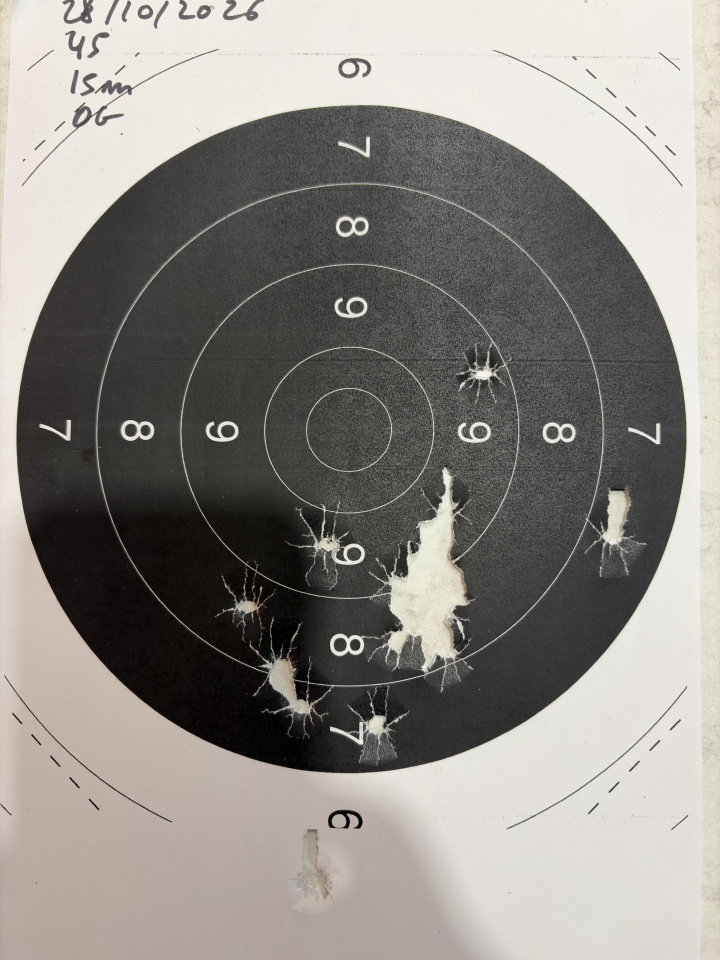
#> input picture samples/1.jpg, 1440 x 1920 px (shown at 1/2 size); its folder holds only this picture in this run
$ python -i detection.py   (imports and definitions only)
#> lines starting #> are read from the running program, lines starting #| are printed output that depends on the picture; after the words box and inside, x2 and y2 are one past the last pixel; in counts of white or black regions, pixels touching at a corner belong together
#> further down, picture is the input picture: shape (1920, 1440, 3); mean B, G, R 133.1, 138.2, 141.5
"""Bullet-hole detection on printed paper targets (OpenCV).

Two target styles are handled by one pipeline:

* Solid black disc (25 m precision pistol style): holes are torn paper that
  shows bright against the black. Inside the disc, "bright" pixels are holes.
* Ring targets (10 m air rifle / pistol cards): white centre, thin rings, wide
  black bands. Holes expose the backing board, which is grey or wood-coloured,
  i.e. neither paper-white nor ink-black, and often saturated in colour.

Pipeline
--------
1. Estimate the paper brightness globally (95th percentile) and locally (a
   grey-level closing that fills small dark objects but follows shadows), so
   uneven lighting does not matter much.
2. Ink mask = pixels far darker than paper. If the largest ink blob is a
   solid, circular disc, remember it (solid-disc style).
3. Candidate hole pixels:
   - mid-tone pixels: darker than the local paper but not ink (grey backing,
     holes on white paper), excluding the inside of a solid disc, where the
     print itself is grey under strong light;
   - saturated pixels (brown wood backing, anywhere);
   - inside a solid disc: pixels brighter than ~65 % of paper (torn paper).
4. Morphological opening removes the thin ring lines, digit strokes and the
   anti-aliased edges of the print; what remains are hole blobs.
5. Blobs much larger than a single hole are torn regions holding several
   shots; the shot count is estimated from the area (or distributed from the
   known number of shots fired) and the blob is split into that many centres
   with k-means.
6. Every circular black shape (the band of a ring target) is a *target*; when
   a photo shows several of them (a card of 10-25 diagrams) each impact is
   assigned to the nearest target and the impacts form one *group* per target.
"""
from __future__ import annotations

from dataclasses import dataclass, field

import cv2
import numpy as np


@dataclass
class Disc:
    cx: float
    cy: float
    r: float
    solid: bool = True  # True: filled black disc; False: outer ring of a ring target


@dataclass
class Impact:
    x: float          # pixel coordinates in the original image
    y: float
    count: int = 1    # shots represented by this point (always 1 after splitting)
    area: float = 0.0
    manual: bool = False
    blob_id: int = -1  # id of the torn blob the point was split from (-1: isolated)
    group: int = 0     # index into the group list (one group per target diagram)


@dataclass
class Group:
    """A set of shots measured together: one diagram of a card, or one series."""
    label: str
    cx: float | None = None  # centre and radius (px) of the printed target the
    cy: float | None = None  # group belongs to, when it was found in the photo
    r: float | None = None


@dataclass
class DetectionResult:
    disc: Disc | None
    impacts: list[Impact]
    blobs: list[np.ndarray] = field(default_factory=list)  # contours, for drawing
    single_hole_area: float = 0.0
    debug: dict = field(default_factory=dict)  # intermediate masks (work resolution)
    targets: list[Disc] = field(default_factory=list)  # every circular black shape, largest first
    groups: list[Group] = field(default_factory=list)  # impacts[i].group indexes this list


WORK_SIZE = 1920  # longest image side used for detection; parameters are tuned for it


def _odd(v: float) -> int:
    v = int(round(v))
    return max(3, v | 1)


def ink_mask(gray: np.ndarray, ink_ratio: float = 0.45) -> np.ndarray:
    """Pixels far darker than the paper (printed black)."""
    blur = cv2.medianBlur(gray, 5)
    paper = float(np.percentile(blur, 95))
    _, ink = cv2.threshold(blur, int(ink_ratio * paper), 255, cv2.THRESH_BINARY_INV)
    return ink


def _circular_ink_shapes(gray: np.ndarray, ink_ratio: float, min_r: float) -> list[Disc]:
    """Every closed ink blob that is roughly a circle of radius >= min_r, largest first."""
    ink = ink_mask(gray, ink_ratio)
    f = max(gray.shape) / 1920.0
    k = cv2.getStructuringElement(cv2.MORPH_ELLIPSE, (_odd(15 * f), _odd(15 * f)))
    closed = cv2.morphologyEx(ink, cv2.MORPH_CLOSE, k)
    cnts, _ = cv2.findContours(closed, cv2.RETR_EXTERNAL, cv2.CHAIN_APPROX_SIMPLE)
    out: list[Disc] = []
    for c in cnts:
        (x, y), r = cv2.minEnclosingCircle(c)
        if r < min_r or cv2.contourArea(c) / (np.pi * r * r) < 0.7:
            continue
        circle = np.zeros_like(gray)
        cv2.circle(circle, (int(x), int(y)), int(r * 0.95), 255, -1)
        fill = cv2.countNonZero(cv2.bitwise_and(closed, circle)) / max(1, cv2.countNonZero(circle))
        out.append(Disc(float(x), float(y), float(r), solid=fill >= 0.75))
    out.sort(key=lambda d: -d.r)
    return out


def find_disc(gray: np.ndarray, ink_ratio: float = 0.45) -> Disc | None:
    """Largest circular black shape: a solid disc, or the outer band of a ring target."""
    shapes = _circular_ink_shapes(gray, ink_ratio, 0.05 * max(gray.shape))
    return shapes[0] if shapes else None


def find_targets(gray: np.ndarray, ink_ratio: float = 0.45, min_r_frac: float = 0.03) -> list[Disc]:
    """All target diagrams in the photo (circular black shapes), largest first.

    Keeps the shapes whose radius is at least min_r_frac of the longest image side
    and at least 60 % of the median radius, so the inner thin rings exposed by a
    torn band are not taken for extra targets; a circle whose centre lies inside
    a larger kept circle is dropped for the same reason. Reading order (rows, then
    left to right) is what `assign_groups` uses for the labels, not this order.
    """
    shapes = _circular_ink_shapes(gray, ink_ratio, min_r_frac * max(gray.shape))
    if not shapes:
        return []
    median_r = float(np.median([d.r for d in shapes]))
    kept: list[Disc] = []
    for d in shapes:  # largest first, so nesting is checked against bigger ones only
        if d.r < 0.6 * median_r:
            continue
        if any(np.hypot(d.cx - k.cx, d.cy - k.cy) < k.r for k in kept):
            continue
        kept.append(d)
    return kept


# [6 lines left out: function _reading_order, not called in this run]


def assign_groups(impacts: list[Impact], targets: list[Disc]) -> list[Group]:
    """Give every impact the index of the nearest target; return the group list.

    With fewer than two targets everything goes into a single group "G1". Each
    target makes one group (even when no shot hit it) so the user can see the
    empty diagrams; labels are G1, G2, ... in reading order.
    """
    if len(targets) < 2:
        g = Group("G1", targets[0].cx, targets[0].cy, targets[0].r) if targets else Group("G1")
        for imp in impacts:
            imp.group = 0
        return [g]
    ordered = _reading_order(targets)
    for imp in impacts:
        imp.group = int(min(range(len(ordered)),
                            key=lambda i: (ordered[i].cx - imp.x) ** 2 + (ordered[i].cy - imp.y) ** 2))
    return [Group(f"G{i + 1}", d.cx, d.cy, d.r) for i, d in enumerate(ordered)]


def _split_blob(contour: np.ndarray, n: int) -> list[tuple[float, float]]:
    """Split a torn region into n centres with k-means on its pixel coordinates."""
    x, y, w, h = cv2.boundingRect(contour)
    sub = np.zeros((h, w), np.uint8)
    cv2.drawContours(sub, [contour - [x, y]], -1, 255, -1)
    ys, xs = np.nonzero(sub)
    pts = np.column_stack([xs, ys]).astype(np.float32)
    n = max(1, min(n, len(pts)))
    if n == 1:
        m = cv2.moments(contour)
        if m["m00"] == 0:
            return [(float(x + w / 2), float(y + h / 2))]
        return [(m["m10"] / m["m00"], m["m01"] / m["m00"])]
    criteria = (cv2.TERM_CRITERIA_EPS + cv2.TERM_CRITERIA_MAX_ITER, 50, 0.5)
    _, _, centers = cv2.kmeans(pts, n, None, criteria, 5, cv2.KMEANS_PP_CENTERS)
    return [(float(cx) + x, float(cy) + y) for cx, cy in centers]


def detect_impacts(
    image_bgr: np.ndarray,
    paper_ratio: float = 0.84,
    sat_thresh: int = 95,
    open_kernel: int = 11,
    min_area: float = 150.0,
    shots_fired: int | None = None,
    hole_area_hint: float | None = None,
    ink_ratio: float = 0.45,
) -> DetectionResult:
    """Detect bullet holes in a target photo.

    paper_ratio: a pixel darker than this fraction of the local paper
        brightness (and not ink) is hole backing. Lower it if shadows are
        detected as holes, raise it if light-grey holes are missed.
    sat_thresh: HSV saturation (0-255) above which a darker-than-paper pixel
        counts as coloured backing (wood, ~120-180). Paper, grey backing and
        warm-lit paper in shadow (up to ~90) stay below it.
    open_kernel: size (px) of the opening that removes ring lines and digits;
        must stay smaller than a single hole.
    shots_fired: if known, the shots not accounted for by single holes are
        distributed over the large (torn) blobs proportionally to their area.
    hole_area_hint: expected area (px^2, original image) of the bright/grey
        core of a single hole (the UI derives it from the scale and a hole
        diameter); defaults to the median of the smaller half of the blobs.
    """
#> called with paper_ratio = 0.84, sat_thresh = 95, open_kernel = 11, min_area = 150, ink_ratio = 0.45
    H, W = image_bgr.shape[:2]
    scale = 1.0
    if max(H, W) > WORK_SIZE:
        scale = WORK_SIZE / max(H, W)
        image_bgr = cv2.resize(image_bgr, (int(W * scale), int(H * scale)), interpolation=cv2.INTER_AREA)
    h, w = image_bgr.shape[:2]
    f = max(h, w) / 1920.0
    blur_bgr = cv2.medianBlur(image_bgr, 5)
    gray = cv2.cvtColor(blur_bgr, cv2.COLOR_BGR2GRAY)
    sat = cv2.cvtColor(blur_bgr, cv2.COLOR_BGR2HSV)[:, :, 1]
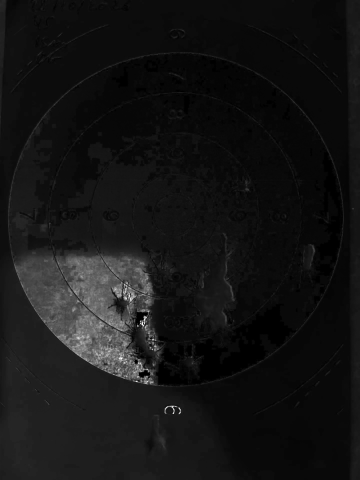
#> sat: shape (1920, 1440) (shown at 1/4 size); min 0, max 255, mean 20.5

    paper_global = float(np.percentile(gray, 95))
#> paper_global = 237
    # printed black is grey (low chroma); the dark brown of a wooden backing in
    # shadow is just as dark but strongly coloured (orange hue, 5-25 on the
    # OpenCV 0-180 scale), so it must stay a candidate. The hue test keeps the
    # purple/green chromatic fringes of print edges in the ink mask.
    hue = cv2.cvtColor(blur_bgr, cv2.COLOR_BGR2HSV)[:, :, 0]
    chroma = blur_bgr.max(axis=2).astype(np.int16) - blur_bgr.min(axis=2).astype(np.int16)
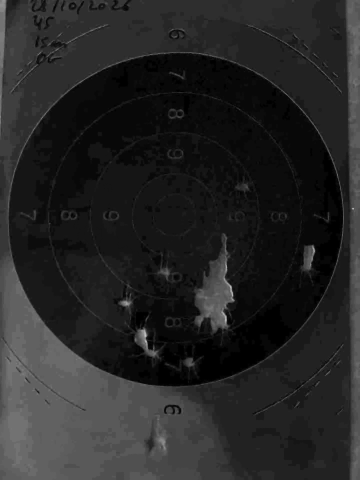
#> chroma: shape (1920, 1440) int16 (shown at 1/4 size); min 0, max 60, mean 8.9; drawn with min black and max white
    dark_wood = (sat > sat_thresh) & (chroma > 40) & ((hue <= 30) | (hue >= 170))
#> dark_wood: shape (1920, 1440) bool; every value is 0
    ink = (gray < ink_ratio * paper_global) & ~dark_wood
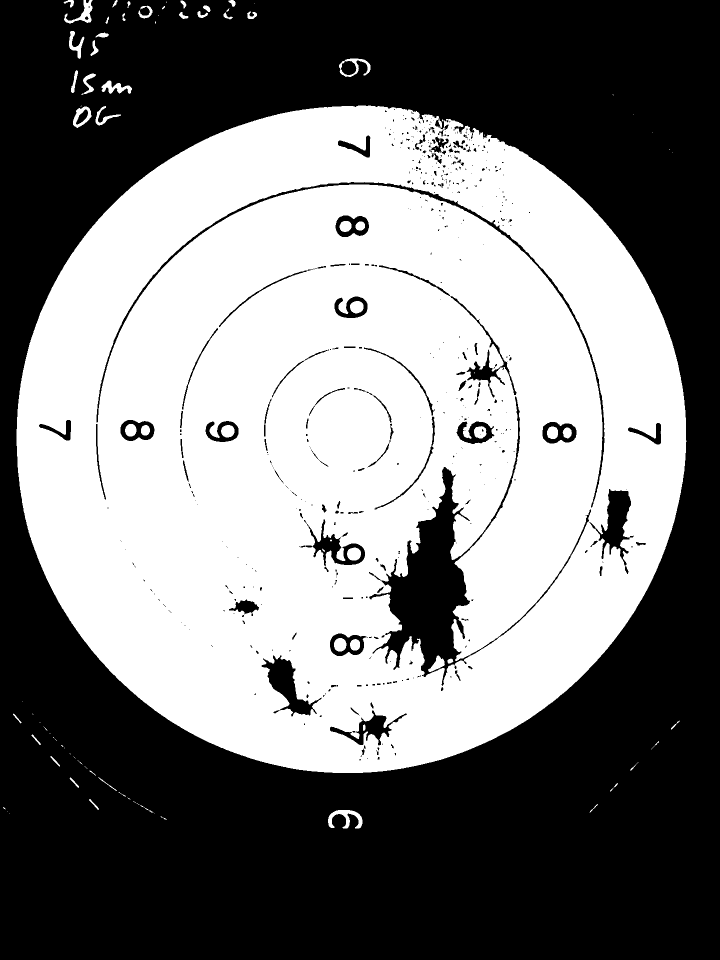
#> ink: shape (1920, 1440) bool (shown at 1/2 size); 47.7% white; 97 white regions (41 under 20 px), largest, box (x1, y1, x2, y2) and area: (33, 211, 1373, 1546) 1304526, (656, 1620, 725, 1657) 1119, (128, 0, 185, 47) 896
    targets = find_targets(gray, ink_ratio)
#> in _circular_ink_shapes, `cnts, _ = cv2.findContours(closed, cv2.RETR_EXTERNAL, cv2.CHAIN_APPROX..`: cnts = 37 contours, 9 with area under 20; largest, box (x1, y1, x2, y2) and area: (33, 211, 1373, 1546) 1399134, (146, 212, 240, 255) 1670, (678, 117, 741, 154) 1342, (656, 1620, 725, 1657) 1056, (128, 0, 185, 47) 894
#> the loop in _circular_ink_shapes, `for c in cnts:` made 37 passes
#> (x, y, r) on passes 1, 2, 3, 4, 5, 7, 8, 9: (1182, 1621, 0.0001), (690, 1642.5, 34.3), (187, 1608.5, 12.42), (1222, 1580, 0.0001), (1231.5, 1570, 2.5), (148, 1565, 11.4), (1263.5, 1537, 2.5), (110, 1522, 11.4)
#> after the loop in _circular_ink_shapes, `for c in cnts:`:
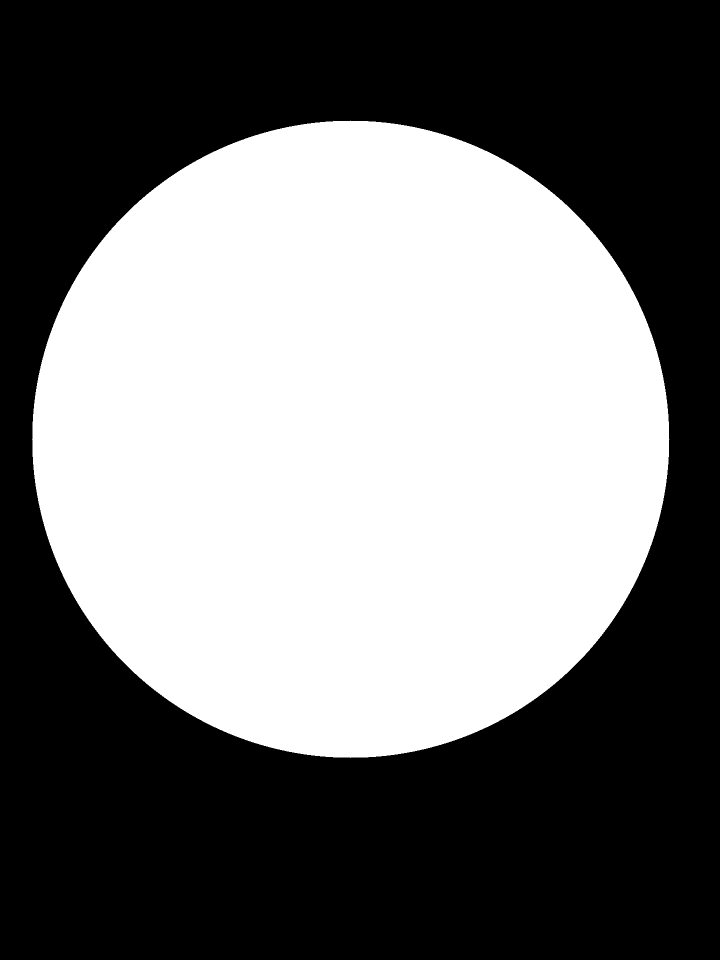
#> circle: shape (1920, 1440) (shown at 1/2 size); 46.1% white; 1 white region, box (x1, y1, x2, y2) and area: (64, 241, 1339, 1516) 1274717
#> after the loop in _circular_ink_shapes, `for c in cnts:`: out = 1 item
#> in find_targets, `median_r = float(np.median([d.r for d in shapes]))`: median_r = 671
#> the loop in find_targets, `for d in shapes:` made 1 pass
#> after the loop in find_targets, `for d in shapes:`: kept = 1 item
#> targets = 1 item
    disc = find_disc(gray, ink_ratio)
#> the loop in _circular_ink_shapes (call 2), `for c in cnts:` made 37 passes

    # local paper level: a grey-level closing fills every dark object smaller
    # than the kernel (holes, bands, print) with the surrounding paper value,
    # but leaves large-scale illumination steps (hard shadows) untouched
    kd = _odd(101 * f)
    local = cv2.morphologyEx(gray, cv2.MORPH_CLOSE,
                             cv2.getStructuringElement(cv2.MORPH_ELLIPSE, (kd, kd)))
    local = cv2.GaussianBlur(local, (5, 5), 0).astype(np.float32)
    local = np.maximum(local, 1.0)
    rel = gray.astype(np.float32) / local
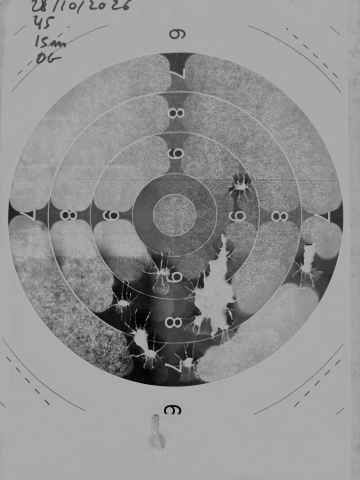
#> rel: shape (1920, 1440) float32 (shown at 1/4 size); min 0, max 1.5, mean 0.859; drawn with min black and max white

    midtone = (rel < paper_ratio) & ~ink
#> midtone: shape (1920, 1440) bool; 1.1% white; 1457 white regions (1274 under 20 px), largest, box (x1, y1, x2, y2) and area: (45, 98, 437, 371) 2352, (990, 101, 1365, 372) 1499, (1015, 1374, 1374, 1658) 1464
    # coloured backing (wood) is saturated AND darker than the paper overall;
    # the second condition rejects warm-lit paper. Large torn regions are not
    # filled by the closing, so this rule must not depend on the local level.
    coloured = (sat > sat_thresh) & (gray < 0.9 * paper_global) & ~ink
    cand = midtone | coloured

    if disc is not None and disc.solid:
        inside = np.zeros_like(gray)
        cv2.circle(inside, (int(disc.cx), int(disc.cy)), int(disc.r * 0.96), 255, -1)
#> inside: shape (1920, 1440); 47.1% white; 1 white region, box (x1, y1, x2, y2) and area: (57, 234, 1346, 1523) 1302837
        inside = inside > 0
        # the black print turns grey under strong light: drop mid-tones there,
        # and take bright (torn paper) pixels instead
        cand &= ~inside
        cand |= inside & ((gray > 0.65 * paper_global) | coloured)
#> cand: shape (1920, 1440) bool; 2.6% white; 522 white regions (436 under 20 px), largest, box (x1, y1, x2, y2) and area: (764, 936, 938, 1345) 31126, (525, 1320, 623, 1428) 3738, (1201, 982, 1261, 1092) 3671

    mask = cand.astype(np.uint8) * 255
    mask = cv2.morphologyEx(mask, cv2.MORPH_CLOSE,
                            cv2.getStructuringElement(cv2.MORPH_ELLIPSE, (5, 5)))
#> mask: shape (1920, 1440); 2.7% white; 475 white regions (394 under 20 px), largest, box (x1, y1, x2, y2) and area: (764, 936, 938, 1349) 31284, (525, 1320, 623, 1428) 3810, (1201, 982, 1261, 1092) 3695
    k = _odd(open_kernel)
    opened = cv2.morphologyEx(mask, cv2.MORPH_OPEN,
                              cv2.getStructuringElement(cv2.MORPH_ELLIPSE, (k, k)))
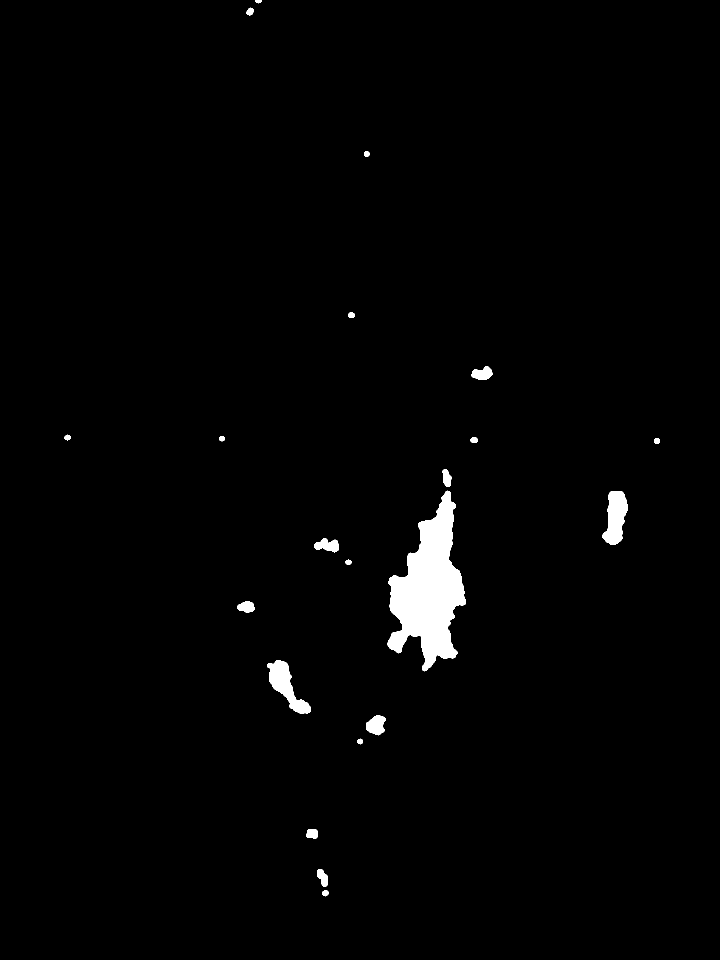
#> opened: shape (1920, 1440) (shown at 1/2 size); 1.5% white; 21 white regions
    cnts, _ = cv2.findContours(opened, cv2.RETR_EXTERNAL, cv2.CHAIN_APPROX_SIMPLE)
#> cnts = 21 contours; largest, box (x1, y1, x2, y2) and area: (775, 981, 932, 1343) 29114, (534, 1320, 621, 1428) 3500, (1204, 982, 1256, 1090) 3425, (732, 1431, 771, 1471) 1060, (628, 1076, 678, 1105) 842
    max_area = 0.15 * h * w  # anything bigger is background, not a hole

    def keep(c):
        area = cv2.contourArea(c)
#> area = 105.5
        if not (min_area <= area <= max_area):
            return False
        x, y, bw, bh = cv2.boundingRect(c)
        if x <= 1 or y <= 1 or x + bw >= w - 1 or y + bh >= h - 1:
            return False  # touches the image border: paper edge, table
        hull = cv2.contourArea(cv2.convexHull(c))
        return hull <= 0 or area / hull >= 0.2  # thin arcs/strips (shadow edges) are not holes

    blobs = [c for c in cnts if keep(c)]
#> blobs = 10 contours; largest, box (x1, y1, x2, y2) and area: (775, 981, 932, 1343) 29114, (534, 1320, 621, 1428) 3500, (1204, 982, 1256, 1090) 3425, (732, 1431, 771, 1471) 1060, (628, 1076, 678, 1105) 842
    debug = {"ink": ink, "midtone": midtone, "coloured": coloured, "candidates": opened > 0}
    if disc is not None:
        disc = Disc(disc.cx / scale, disc.cy / scale, disc.r / scale, disc.solid)
    targets = [Disc(t.cx / scale, t.cy / scale, t.r / scale, t.solid) for t in targets]
    if not blobs:
        return DetectionResult(disc, [], [], 0.0, debug, targets, assign_groups([], targets))

    areas = np.array([cv2.contourArea(c) for c in blobs])
#> areas = [453, 340, 1059.5, 3499.5, 543, 842, 3425, 29114, 420.5, 723.5]
    if hole_area_hint:
        single = float(hole_area_hint) * scale ** 2
    else:
        # the smaller half of the blobs are (almost) all single holes; the
        # median ignores a stray tiny blob as well as the torn regions
        lower = np.sort(areas)[: max(1, len(areas) // 2)]
#> lower = [340, 420.5, 453, 543, 723.5]
        single = float(np.median(lower))
#> single = 453

    # blobs up to ~1.8x a single hole are counted as one shot
    counts = np.ones(len(blobs), dtype=int)
#> counts = [1, 1, 1, 1, 1, 1, 1, 1, 1, 1]
    multi = areas > 1.8 * single
#> multi = [False, False, True, True, False, True, True, True, False, False]
    if multi.any():
        if shots_fired and shots_fired > int((~multi).sum()):
            remaining = shots_fired - int((~multi).sum())
            share = areas[multi] / areas[multi].sum() * remaining
            est = np.maximum(1, np.floor(share)).astype(int)
            leftover = remaining - int(est.sum())
            if leftover > 0:
                order = np.argsort(-(share - np.floor(share)))
                for i in order[:leftover]:
                    est[i] += 1
            counts[multi] = est
        else:
            # torn regions grow much faster than linearly with the number of
            # shots (paper falls out); sqrt(area ratio) matches the samples well.
            est = np.round(np.sqrt(areas[multi] / single))
#> est = [2, 3, 1, 3, 8]
            counts[multi] = np.clip(est, 2, 25).astype(int)

    impacts: list[Impact] = []
    for bid, (c, a, n) in enumerate(zip(blobs, areas, counts)):
        for (x, y) in _split_blob(c, int(n)):
            impacts.append(Impact(x / scale, y / scale, 1, float(a) / n / scale ** 2, False,
                                  bid if n > 1 else -1))
#> this loop made 10 passes
#> a on passes 1, 2, 5, 8, 9, 10: 453, 340, 543, 29114, 420.5, 723.5
#> after the loop, impacts = 23 items
    blobs = [(c / scale).astype(np.int32) for c in blobs]
    groups = assign_groups(impacts, targets)
#> the loop in assign_groups, `for imp in impacts:` made 23 passes
#> groups = 1 item
    return DetectionResult(disc, impacts, blobs, single / scale ** 2, debug, targets, groups)

>>> import cv2
>>> picture = cv2.imread('../samples/1.jpg')
>>> result = detect_impacts(picture)
